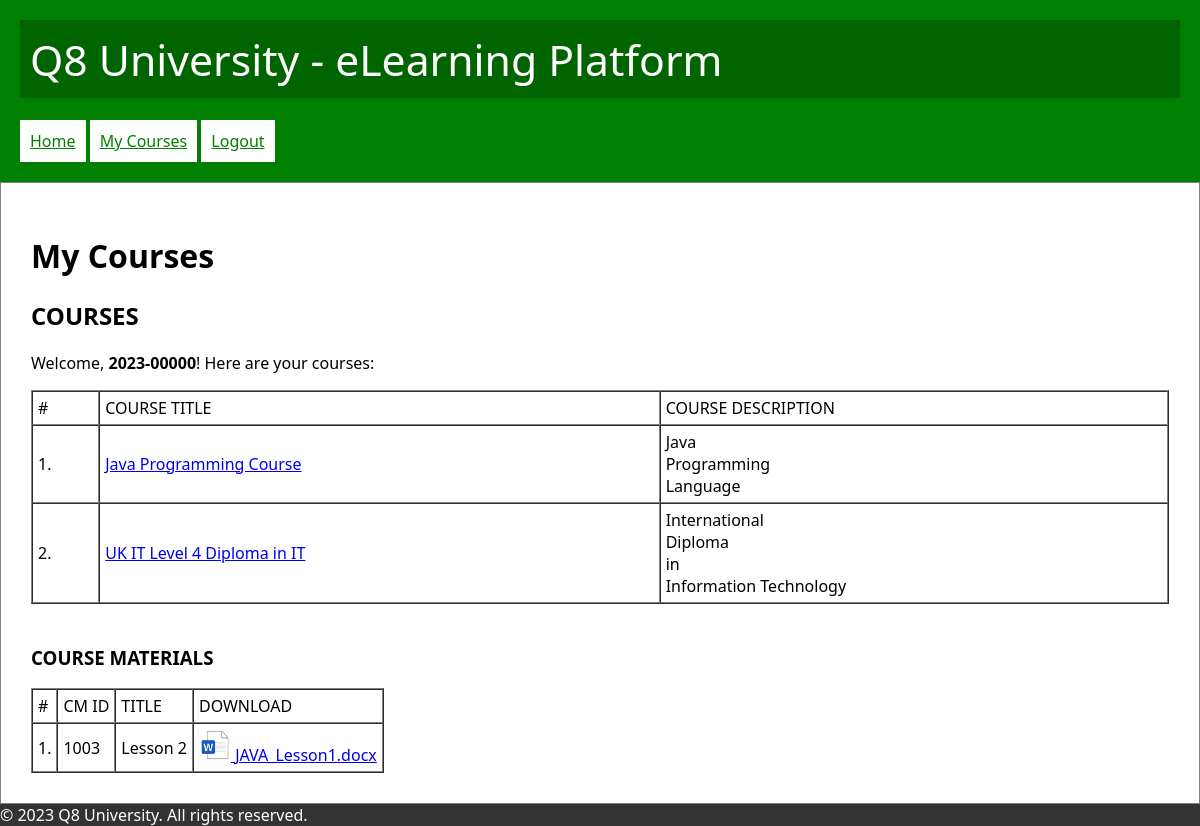
The page /courses.php?course=JAVA (signed in) on the database its author committed.
### tables this page shows
CREATE TABLE `enrollment` (
  `enrID` int(11) NOT NULL,
  `enrDateTime` datetime NOT NULL,
  `enrCourse` varchar(15) NOT NULL,
  `enrStudent` varchar(10) NOT NULL
);

CREATE TABLE `course` (
  `crsID` varchar(15) NOT NULL,
  `crsTitle` varchar(100) NOT NULL,
  `crsDescription` text NOT NULL,
  `crsUnits` decimal(5,2) NOT NULL
);

CREATE TABLE `course_material` (
  `cmID` int(11) NOT NULL,
  `cmCourse` varchar(15) NOT NULL,
  `cmTitle` varchar(150) NOT NULL,
  `cmFiles` text NOT NULL
);

### courses.php (the view, shortened to what this page needs)
<?php
require_once 'libs/main.php';
?>
<main>
    <h1>My Courses</h1>
    <?php
    if (!isset($_SESSION['USER'])) { ?>
        <p><a href="login.php">Login</a> first</p>
        <?php
    } else {
        ?>
        <h2>COURSES</h2>
        <p>Welcome, <b><?= $_SESSION['USER'] ?></b>! Here are your courses:</p>
        <table border="1" cellpadding="5" cellspacing="0" width="100%">
            <tr>
                <td>#</td>
                <td>COURSE TITLE</td>
                <td>COURSE DESCRIPTION</td>
            </tr>
            <?php
            $DB = connectDatabase();
            $sql = "SELECT *
                FROM `enrollment`, `course`
                WHERE
                    `enrCourse` = `crsID` AND
                    `enrStudent` = '".$_SESSION['USER']."'";
            $stmt = $DB->query($sql);
            for ($i = 1; $row = $stmt->fetch(); $i++) { ?>
                <tr>
                    <td><?= $i ?>.</td>
                    <td>
                        <a href="?course=<?= $row['crsID'] ?>"><?= $row['crsTitle'] ?></a>
                    </td>
                    <td>
                        <?= str_replace("\r", "<br>", $row['crsDescription']) ?>
                    </td>
                </tr>
                <?php
            }
            ?>
        </table>
        <br>
        <?php
        if ( isset($_GET['course']) ) {
            ?>
            <h3>COURSE MATERIALS</h3>
            <table border="1" cellpadding="5" cellspacing="0">
                <tr>
                    <td>#</td>
                    <td>CM ID</td>
                    <td>TITLE</td>
                    <td>DOWNLOAD</td>
                </tr> <?php
                $CONN = connectDatabase();
                $stmt = $CONN->query("SELECT * FROM `course_material`
                    WHERE `cmCourse` = '".$_GET['course']."'
                ");
                for ($i = 1; $row = $stmt->fetch(); $i++) { ?>
                    <tr>
                        <td><?= $i ?>.</td>
                        <td><?= $row['cmID'] ?></td>
                        <td><?= $row['cmTitle'] ?></td>
                        <td>
                            <?php
                            $cms = explode("|", trim($row['cmFiles']));
                            for ($j = 0; $j < count($cms); $j++) {
                                $ext = substr($cms[$j], strpos($cms[$j], ".") + 1); ?>
                                <a href="materials/<?= $cms[$j] ?>" target="_blank">
                                    <img src="assets/icon_<?= $ext ?>.png"
                                            height="32" alt="Icon" />
                                    <?= $cms[$j] ?>
                                </a>
                                <br>
                                <?php
                            }
                            ?>
                        </td>
                    </tr>
                    <?php
                }
                ?>
            </table>
            <?php
        }
    } ?>
</main>

### assets/main.css (style rules this page uses)
body { font-family: 'Segoe UI', Tahoma, Geneva, Verdana, sans-serif; margin: 0; }
main { border: 1px solid gray; padding: 30px; }

### rows shown on the page
enrollment: enrCourse.crsTitle "Java Programming Course", enrCourse.crsDescription "Java Programming Language"
enrollment: enrCourse.crsTitle "UK IT Level 4 Diploma in IT", enrCourse.crsDescription "International Diploma in Information Technology"
course_material: cmID "1003", cmTitle "Lesson 2", cmFiles "JAVA_Lesson1.docx"

### other values the page prints
$_SESSION['USER'] "2023-00000"
